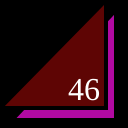
Frame 1 (no input)
Frame 60 (no input): identical to frame 1, image omitted
Frame 120 (the mouse pressed at the canvas centre since frame 60): identical to frame 1, image omitted

The p5.js sketch that drew this single still picture (run headless with seeded random() and noise() and a simulated clock; from frame 60 on, the mouse is pressed at the canvas centre):

// p5.js sketch
// ── sketch.js
function setup() {
  createCanvas(128,128);
}

function draw() {
  background(0);
  strokeWeight(4);
  fill(178, 10, 162);
  triangle(12,120,116,120,116,10);
  fill(94, 5, 4);
  triangle(0,108,106,108,106,0);
  fill(255);
  textSize(32);
  textFont("serif");
  text("46", 68, 100);
}
